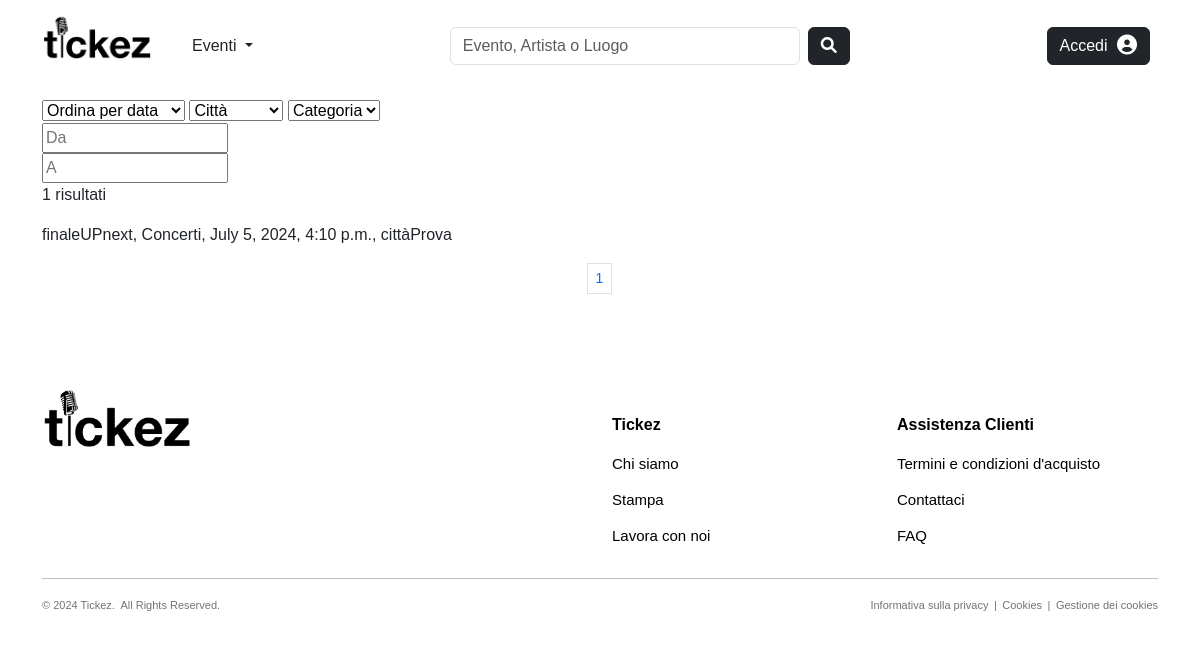
The app's page /products/events/ with its own data.
### products/models.py (models this page shows, shortened)
class Evento(models.Model):
    CATEGORY_CHOICES = [
        ('Concerti', 'Concerti'),
        ('Festival', 'Festival'),
        ('Teatro', 'Teatro')
    ]
    nome = models.CharField(max_length=100, null=False, blank=False)
    slug = models.SlugField(max_length=200, null=False, unique=True, blank=True)
    categoria = models.CharField(max_length=100, choices=CATEGORY_CHOICES, null=False, blank=False)
    descrizione = models.TextField(null=True, blank=True, default='')
    data_ora = models.DateTimeField(null=False, blank=False, default=timezone.now)
    organizzatore = models.ForeignKey(to='users.Organizzatore', on_delete=models.CASCADE, null=False, blank=False, related_name='eventi_organizzati')
    luogo = models.ForeignKey(to='common.Luogo', on_delete=models.CASCADE, null=False, blank=False, related_name='eventi_programmati')
    followers = models.ManyToManyField(to='users.Utente', blank=True, default=None, related_name='eventi_preferiti')
    def get_absolute_url(self):
        return reverse("products:event-details", kwargs={"slug": self.slug, "pk": self.pk})
    class Meta:
        verbose_name_plural = 'Eventi'

### common/models.py (models this page shows, shortened)
class Luogo(models.Model):
    nome = models.CharField(max_length=50, null=False, blank=False)
    slug = models.SlugField(max_length=200, null=False, unique=True, blank=True)
    indirizzo = models.CharField(max_length=255)
    capienza_persone = models.PositiveIntegerField()
    citta = models.CharField(max_length=100)
    stato = models.CharField(max_length=100)
    codice_postale = models.CharField(max_length=30)
    followers = models.ManyToManyField(to='users.Utente', blank=True, default=None, related_name='luoghi_preferiti')
    affittuari = models.ManyToManyField(to='users.Organizzatore', blank=True, default=None, related_name='luoghi_affittati')
    class Meta:
        verbose_name_plural = 'Luoghi'

### products/views.py (the view)
# urls.py: path('events/', views.EventsListView.as_view(), name="events"),
class EventsListView(ListView):
    model = Evento
    template_name = 'products/events.html'
    paginate_by = 3
    def get_queryset(self):
        event_list = super().get_queryset()
        order_by = self.request.GET.get('sort', 'data_ora')
        city = self.request.GET.get('city', '')
        category = self.request.GET.get('category', '')
        from_date = self.request.GET.get('from_date', '')
        until_date = self.request.GET.get('until_date', '')
        event_list = ( self.order_style(event_list, order_by) &
                       self.filter_by_city(event_list, city) &
                       self.filter_by_category(event_list, category) &
                       self.filter_by_date(event_list, from_date, until_date)
        )
        return event_list
    def order_style(self, queryset, order_by):
        if order_by == 'nome':
            return queryset.order_by('nome')
        else:
            return queryset.order_by('data_ora')
    def filter_by_city(self, queryset, city):
        if city:
            return queryset.filter(luogo__citta__icontains=city)
        return queryset
    def filter_by_category(self, queryset, category):
        if category:
            return queryset.filter(categoria=category)
        return queryset
    def filter_by_date(self, queryset, from_date, until_date):
        if from_date:
            queryset = queryset.filter(data_ora__gte=datetime.strptime(from_date, '%d/%m/%Y'))
        if until_date:
            queryset = queryset.filter(data_ora__lte=datetime.strptime(until_date, '%d/%m/%Y'))
        return queryset
    def get_context_data(self, **kwargs):
        context = super().get_context_data(**kwargs)
        context['current_sort'] = self.request.GET.get('sort', 'data_ora')
        context['current_city'] = self.request.GET.get('city', '')
        context['current_category'] = self.request.GET.get('category', '')
        context['cities'] = sorted(Evento.objects.values_list('luogo__citta', flat=True).distinct())
        context['categories'] = sorted(Evento.objects.values_list('categoria', flat=True).distinct())
        context['current_from'] = self.request.GET.get('from_date', '')
        context['current_until'] = self.request.GET.get('until_date', '')
        return context

### products/templates/products/events.html (shortened to what this page needs)
{% extends "base.html" %}
{% block content %}
    <div class="container">
        <form method="GET">
            <select name="sort" id="sort" onchange="this.form.submit()">
                <option value="data_ora" {% if current_sort == 'data_ora' %} selected {% endif %}>Ordina per data</option>
            </select>
            <select name="city" id="city" onchange="this.form.submit()">
                <option value="" selected disabled hidden>Città</option>
            </select>
            <select name="category" id="category" onchange="this.form.submit()">
                <option value="" selected disabled hidden>Categoria</option>
            </select>
            <div>
                <input type="text" placeholder="Da" {% if request.GET.from_date %} value="{{ request.GET.from_date }}" {% endif %} id="from_date" name="from_date" class="datepicker" readonly onchange="this.form.submit()">
            </div>
            <div>
                <input type="text" placeholder="A" {% if request.GET.until_date %} value="{{ request.GET.until_date }}" {% endif %} id="until_date" name="until_date" class="datepicker" readonly onchange="this.form.submit()">
            </div>
        </form>
        <p>{{view.get_queryset.count}} risultati</p>
        {% for e in page_obj %}
            <a href="{{ e.get_absolute_url }}" style="text-decoration: none; color: inherit;">
                <p>{{e.nome}}, {{e.categoria}}, {{e.data_ora}}, {{e.luogo.citta}}</p>
            </a>
        {% endfor %}
        <nav aria-label="Page navigation">
            <ul class="pagination pagination-sm justify-content-center">
              {% for p in paginator.page_range %}
                <li class="page-item {% if request.GET.page|stringformat:"s" == p|stringformat:"s" %} active {% endif %}">
                    <a class="page-link" href="?{% for key, value in request.GET.items %}{% if key != 'page' %}{{ key }}={{ value }}&{% endif %}{% endfor %}page={{ p }}">{{ p }}</a></li>
              {% endfor %}
            </ul>
        </nav>
    </div>
{% endblock %}

### static/css/style.css (style rules this page uses)
body { font-family: 'Helvetica', 'Arial', sans-serif; }

### records on screen
Evento: nome "finaleUPnext", categoria "Concerti", data_ora "July 5, 2024, 4:10 p.m.", luogo.citta "cittàProva"

### other values on screen
{{ view.get_queryset.count }} "1"
{{ p }} "1"
